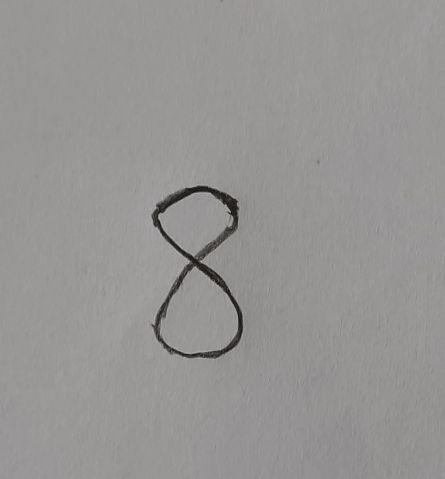
#> input picture Practice/Pillow/A_0604_8.jpg, 445 x 479 px, found by its file name
$ python Hello_Pillow0.py   (older library calls are emulated)
#> lines starting #> are read from the running program, lines starting #| are printed output that depends on the picture
from PIL import Image, ImageFilter
import matplotlib.pyplot as plt


im = Image.open("Practice\\Pillow\\A_0604_8.jpg")
#> im is the input picture: PIL image 445x479 RGB; mean R, G, B 150.2, 149, 147.4
print(im.format, im.size, im.mode)
#| JPEG (445, 479) RGB

out = im.resize((28, 28), Image.ANTIALIAS)
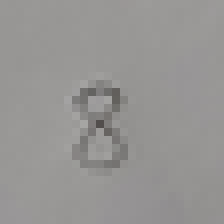
#> out: PIL image 28x28 RGB (shown 8 times larger); mean R, G, B 150.2, 149, 147.4
im_gray = out.convert('L')

plt.imshow(im_gray, cmap='gray')
plt.show()
